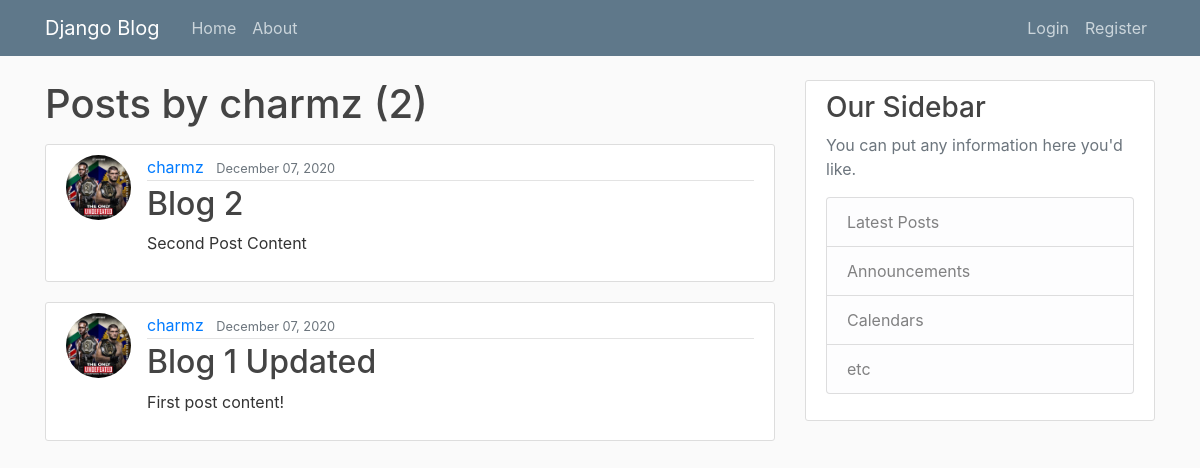
The app's page /user/charmz/, older data.
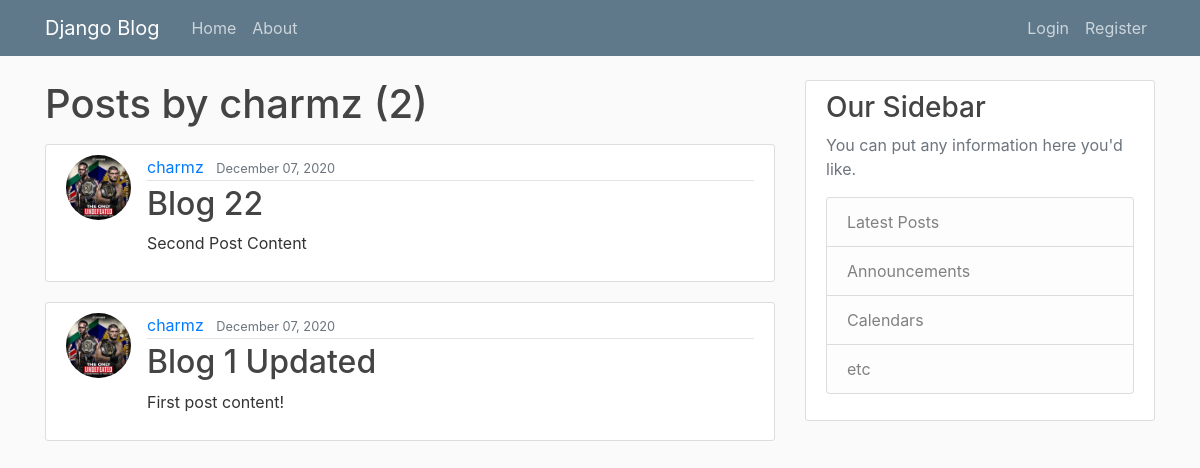
The same page, newer data.
### blog/models.py (models this page shows, shortened)
class Post(models.Model):
    title = models.CharField(max_length=100)
    content = models.TextField()
    date_posted = models.DateTimeField(default=timezone.now)
    author = models.ForeignKey(User,on_delete=models.CASCADE)

### users/models.py (models this page shows, shortened)
class Profile(models.Model):
    user = models.OneToOneField(User,on_delete=models.CASCADE)
    image = models.ImageField(default='default.jpg',upload_to='profile_pics')

### blog/views.py (the view)
# urls.py: path('user/<str:username>/', UserPostListView.as_view(), name='user-posts'), # convention -> user_posts.html
class UserPostListView(ListView):
    model = Post
    template_name = 'blog/user_posts.html' # -> <app>/<model>_<viewtype>.html
    context_object_name = 'posts'
    paginate_by = 5
    def get_queryset(self):
        user = get_object_or_404(User,username=self.kwargs.get('username')) # returns a user or a 404 if a user is not found
        return Post.objects.filter(author=user).order_by('-date_posted')

### blog/templates/blog/user_posts.html (shortened to what this page needs)
{% extends "blog/base.html" %}
{% block content %}
    <h1 class="mb-3">Posts by {{ view.kwargs.username }} ({{ page_obj.paginator.count }})</h1>
    {% for post in posts %}
    <article class="media content-section">
        <img class="rounded-circle article-img" src="{{ post.author.profile.image.url}}">
        <div class="media-body">
          <div class="article-metadata">
            <a class="mr-2" href="{% url 'user-posts' post.author.username %}">{{ post.author }}</a>
            <small class="text-muted">{{ post.date_posted| date:"F d, Y" }}</small>
          </div>
          <h2><a class="article-title" href="{% url 'post-detail' post.id%}">{{ post.title }}</a></h2>
          <p class="article-content">{{ post.content }}</p>
        </div>
      </article>
    {% endfor %}
{% endblock content %}

Row changes from the older to the newer data that the page shows:
changed Post "Second Post Content": title "Blog 2" → "Blog 22"
